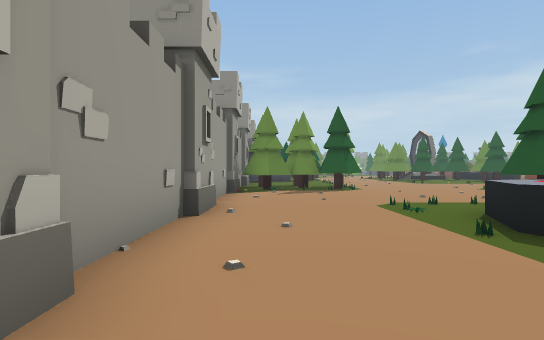
[1] (above)

24 first-person views from a walk through a 3-D level made in the Unity game engine. The camera is 1.3 m above the floor, looks level and sees 80° across. Doors are open. The floor is counted in squares, 2 m on a side. Each view is taken from the middle of a square. On the plan, view 1 faces up. The plan holds only what a view shows up to about 10 squares ahead; the rest is blank. The place goes on beyond the plan.

[2]
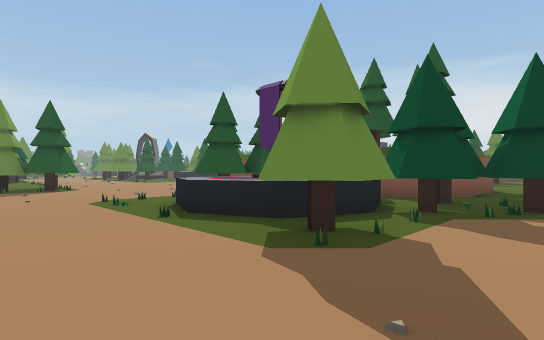

[3]
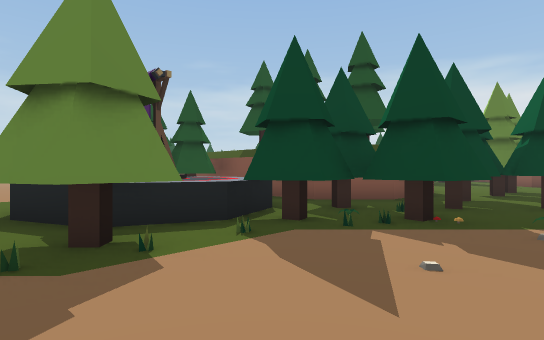

[4]
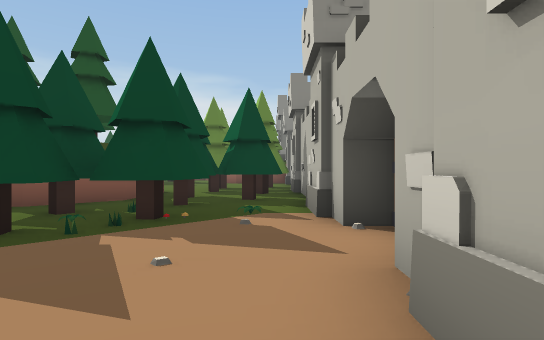

[5]
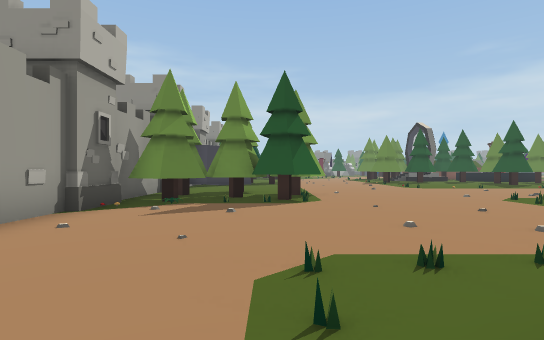

[6]
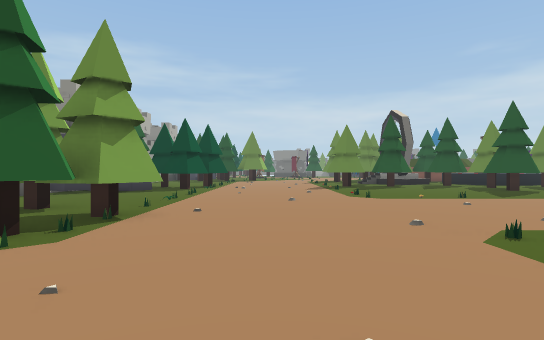

[7]
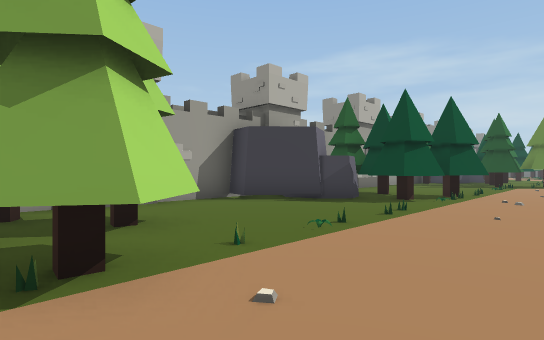

[8]
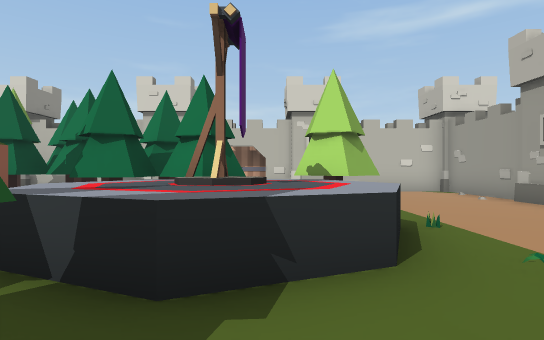

[9]
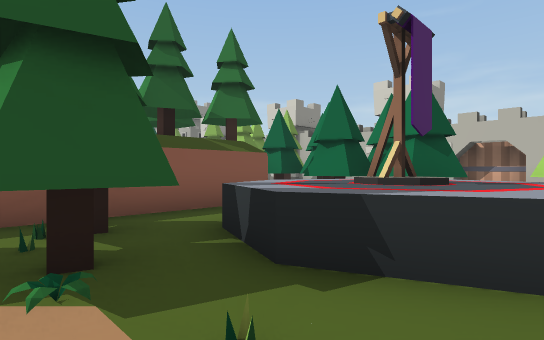

[10]
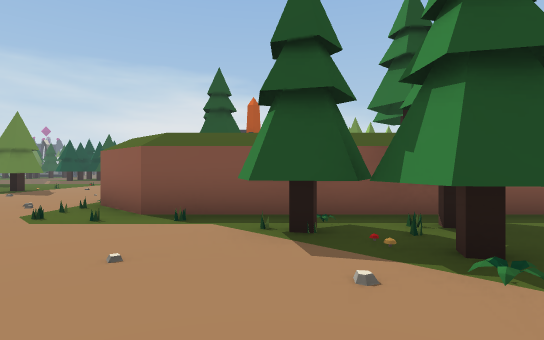

[11]
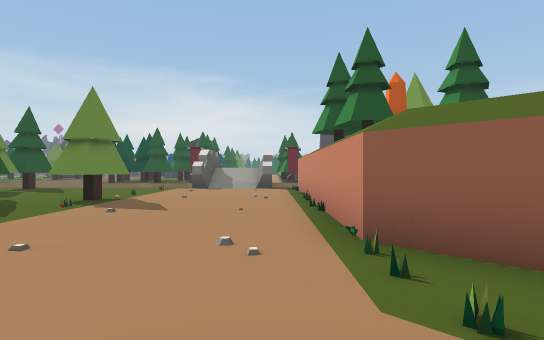

[12]
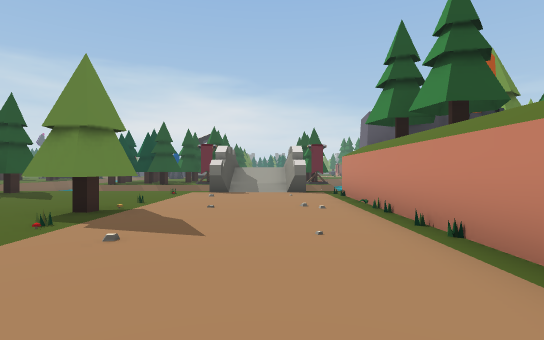

[13]
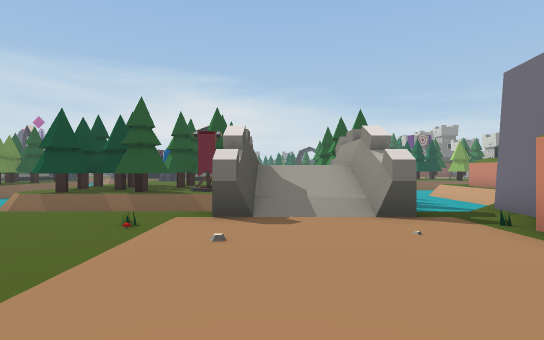

[14]
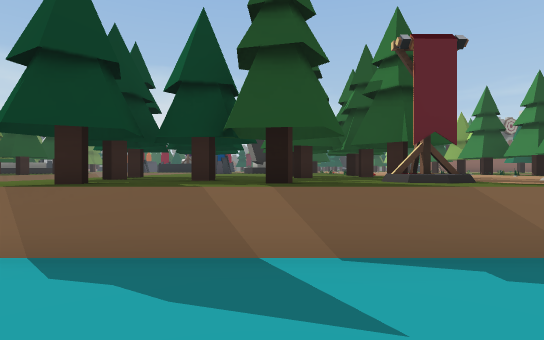

[15]
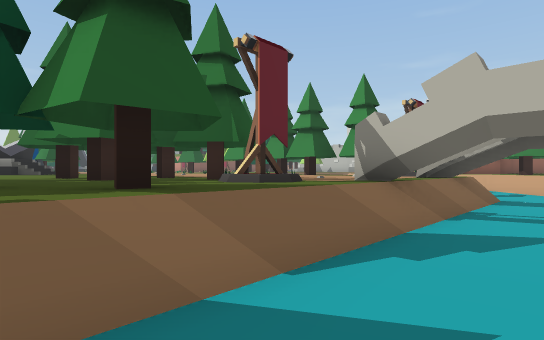

[16]
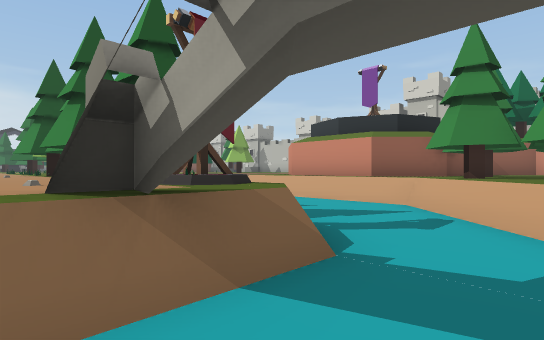

[17]
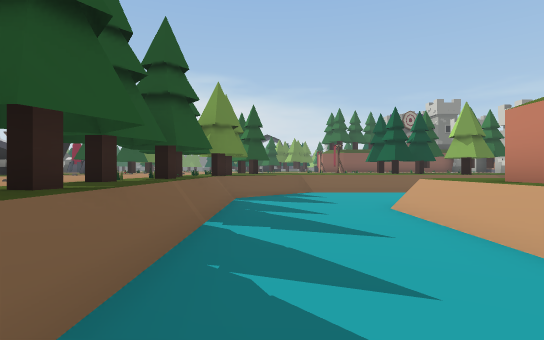

[18]
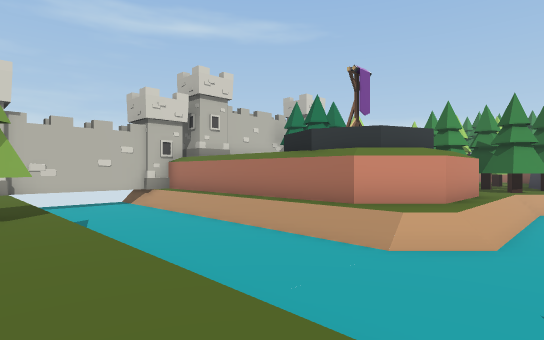

[19]
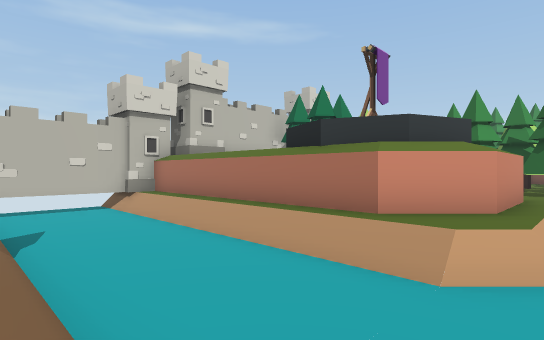

[20]
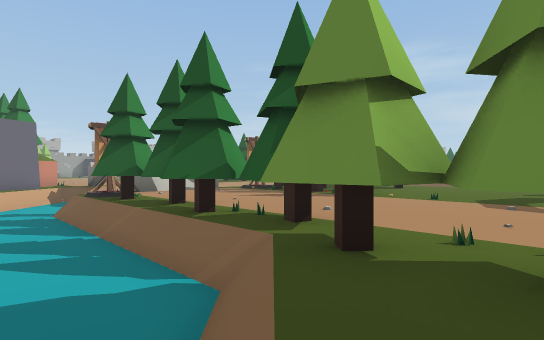

[21]
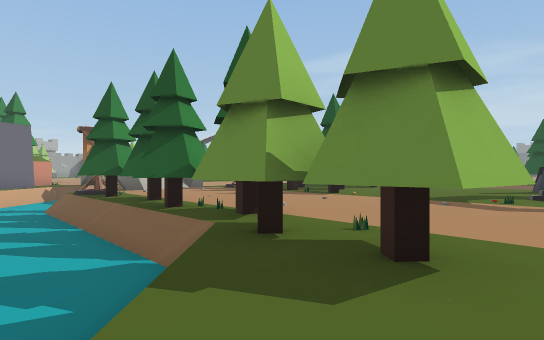

[22]
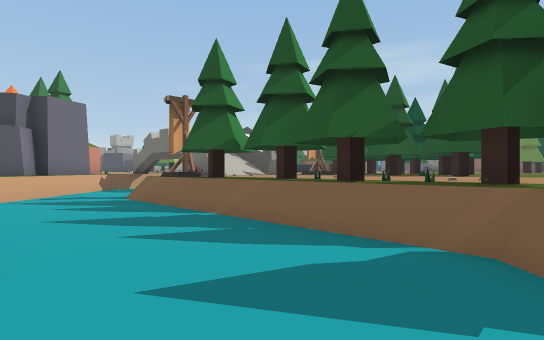

[23]
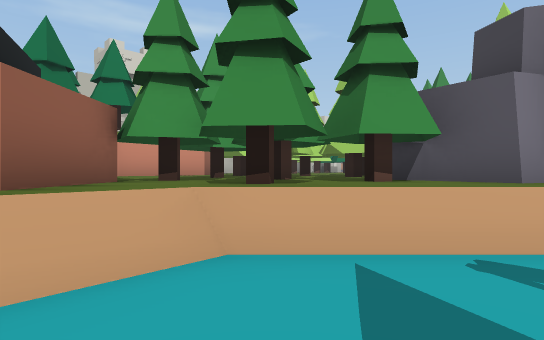

[24]
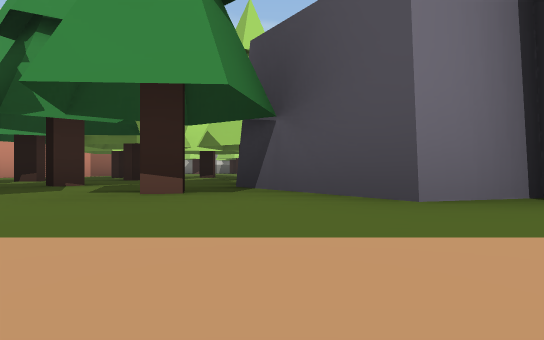

### Floor plan
Key: @ floor where view 1 was taken; # wall or solid block; . main floor; - floor 1 m lower than the main floor; / step, stairs or slope; = window, fence, low wall or low ledge; ^ raised ledge; T tower; R tree; G gate; C rock; Y crystal; O other object.
Columns run from 2 left of view 1 to 33 right of it. Each row starts with its distance up from view 1.
 21   R #R.          RRR   -R.#RR.
 20   RRRR.          RRRR  -#RRRRR  ..YY
 19 TTCCR..         ..../ --/RRRRR.....
 18   C...........RR..../---RRRRR#..../#
 17  C................../ --/RRRRR..../
 16 #..............R..../ --/ORRRRR....
 15 T..............R..../ --/...R.R....
 14 TT.R................/---=..........
 13  #RRR#............../-- /...........
 12  #RRRR..............# --#...R..R....
 11  #RRRR....#########// --/O#RRRRRRRRR
 10 TTR.......#         ##--///R//R/RRR.
  9 #.........#          #=---------//..
  8 #.......#R#          #R=---------//.
  7 #......RRR#          CRR#/////=---/.
  6 ##.....RRR#         C#RR#.^#^.=---/.
  5 TT....^^RR#       RRRR#RR#   #/---/.
  4 #....^^^^ #        RRRRRR#   #/---/.
  3 #....^^^^ #       .RRRRR #   #/---/R
  2 #....R^RRR##      ..RR. #    #/---/R
  1 TT..RR.RRR ###      #^###    #/---/
  0 T.@.....RRRRRRRR    #        #/---/
 -1 #.......R.RRRRR              #/---/
 -2 ##. .......#RR               #/---/
 -3  ######.######T              #T####T
 -4       #G#     T              TT    T

Where each view was taken, in squares from view 1:
view 1: 0 up, 0 right, facing up
view 2: 1 down, 0 right, facing up-right
view 3: 2 down, 2 right, facing up-right
view 4: 2 down, 2 right, facing right
view 5: 4 up, 2 right, facing up
view 6: 8 up, 5 right, facing up
view 7: 12 up, 5 right, facing up-left
view 8: 7 up, 4 right, facing down
view 9: 7 up, 3 right, facing down-right
view 10: 8 up, 3 right, facing right
view 11: 12 up, 6 right, facing right
view 12: 13 up, 8 right, facing right
view 13: 14 up, 13 right, facing right
view 14: 18 up, 19 right, facing right
view 15: 19 up, 20 right, facing down-right
view 16: 13 up, 20 right, facing down-right
view 17: 9 up, 22 right, facing right
view 18: 8 up, 33 right, facing down-left
view 19: 7 up, 32 right, facing down-left
view 20: 8 up, 32 right, facing up-left
view 21: 8 up, 33 right, facing up-left
view 22: 7 up, 30 right, facing up-left
view 23: 9 up, 24 right, facing down-left
view 24: 9 up, 21 right, facing down-left
